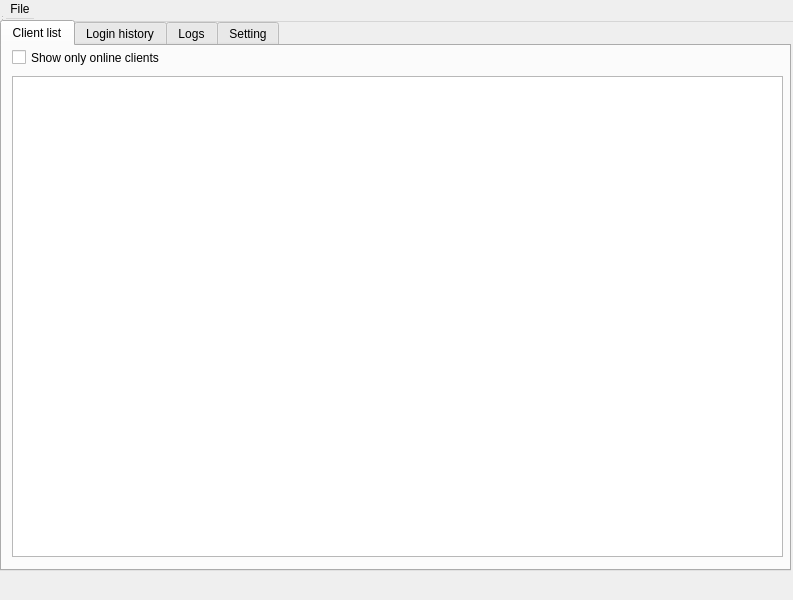
<?xml version="1.0" encoding="UTF-8"?>
<ui version="4.0">
 <class>MainWindow</class>
 <widget class="QWidget" name="MainWindow">
  <property name="geometry">
   <rect>
    <x>0</x>
    <y>0</y>
    <width>793</width>
    <height>600</height>
   </rect>
  </property>
  <property name="windowTitle">
   <string>MainWindow</string>
  </property>
  <widget class="QWidget" name="centralwidget" native="true">
   <property name="geometry">
    <rect>
     <x>0</x>
     <y>0</y>
     <width>791</width>
     <height>551</height>
    </rect>
   </property>
  </widget>
  <widget class="QMenuBar" name="menubar">
   <property name="geometry">
    <rect>
     <x>0</x>
     <y>0</y>
     <width>793</width>
     <height>22</height>
    </rect>
   </property>
   <widget class="QMenu" name="menuFile">
    <property name="title">
     <string>File</string>
    </property>
    <addaction name="actionExit"/>
   </widget>
   <addaction name="menuFile"/>
  </widget>
  <widget class="QStatusBar" name="statusbar">
   <property name="geometry">
    <rect>
     <x>0</x>
     <y>0</y>
     <width>3</width>
     <height>22</height>
    </rect>
   </property>
  </widget>
  <widget class="QTabWidget" name="tabWidget">
   <property name="enabled">
    <bool>true</bool>
   </property>
   <property name="geometry">
    <rect>
     <x>0</x>
     <y>20</y>
     <width>791</width>
     <height>551</height>
    </rect>
   </property>
   <property name="currentIndex">
    <number>0</number>
   </property>
   <widget class="QWidget" name="tab">
    <attribute name="title">
     <string>Client list</string>
    </attribute>
    <widget class="QCheckBox" name="checkBox">
     <property name="enabled">
      <bool>true</bool>
     </property>
     <property name="geometry">
      <rect>
       <x>10</x>
       <y>0</y>
       <width>199</width>
       <height>23</height>
      </rect>
     </property>
     <property name="text">
      <string>Show only online clients</string>
     </property>
     <property name="checked">
      <bool>false</bool>
     </property>
    </widget>
    <widget class="QTableView" name="tableView">
     <property name="geometry">
      <rect>
       <x>10</x>
       <y>30</y>
       <width>771</width>
       <height>481</height>
      </rect>
     </property>
    </widget>
   </widget>
   <widget class="QWidget" name="tab_2">
    <attribute name="title">
     <string>Login history</string>
    </attribute>
    <widget class="QTableView" name="tableView_2">
     <property name="geometry">
      <rect>
       <x>10</x>
       <y>10</y>
       <width>771</width>
       <height>501</height>
      </rect>
     </property>
    </widget>
   </widget>
   <widget class="QWidget" name="tab_4">
    <attribute name="title">
     <string>Logs</string>
    </attribute>
    <widget class="QListView" name="listView">
     <property name="geometry">
      <rect>
       <x>10</x>
       <y>10</y>
       <width>771</width>
       <height>501</height>
      </rect>
     </property>
    </widget>
   </widget>
   <widget class="QWidget" name="tab_3">
    <attribute name="title">
     <string>Setting</string>
    </attribute>
    <widget class="QWidget" name="verticalLayoutWidget">
     <property name="geometry">
      <rect>
       <x>0</x>
       <y>0</y>
       <width>781</width>
       <height>261</height>
      </rect>
     </property>
     <layout class="QVBoxLayout" name="verticalLayout" stretch="0,0,0,0">
      <item>
       <layout class="QHBoxLayout" name="horizontalLayout">
        <item>
         <widget class="QLabel" name="label">
          <property name="text">
           <string>Server IP</string>
          </property>
         </widget>
        </item>
        <item>
         <widget class="QLineEdit" name="lineEdit"/>
        </item>
       </layout>
      </item>
      <item>
       <layout class="QHBoxLayout" name="horizontalLayout_2">
        <item>
         <widget class="QLabel" name="label_2">
          <property name="text">
           <string>Port</string>
          </property>
         </widget>
        </item>
        <item>
         <widget class="QLineEdit" name="lineEdit_2"/>
        </item>
       </layout>
      </item>
      <item>
       <layout class="QHBoxLayout" name="horizontalLayout_3">
        <item>
         <widget class="QLabel" name="label_3">
          <property name="text">
           <string>max connections</string>
          </property>
         </widget>
        </item>
        <item>
         <widget class="QLineEdit" name="lineEdit_3"/>
        </item>
       </layout>
      </item>
      <item>
       <widget class="QPushButton" name="pushButton">
        <property name="text">
         <string>Save</string>
        </property>
       </widget>
      </item>
     </layout>
    </widget>
    <widget class="QLabel" name="label_4">
     <property name="geometry">
      <rect>
       <x>470</x>
       <y>490</y>
       <width>621</width>
       <height>21</height>
      </rect>
     </property>
     <property name="layoutDirection">
      <enum>Qt::LeftToRight</enum>
     </property>
     <property name="autoFillBackground">
      <bool>false</bool>
     </property>
     <property name="text">
      <string>* Settings will be applied after server restart</string>
     </property>
    </widget>
   </widget>
  </widget>
  <action name="actionExit">
   <property name="text">
    <string>Exit</string>
   </property>
  </action>
 </widget>
 <resources/>
 <connections/>
</ui>
